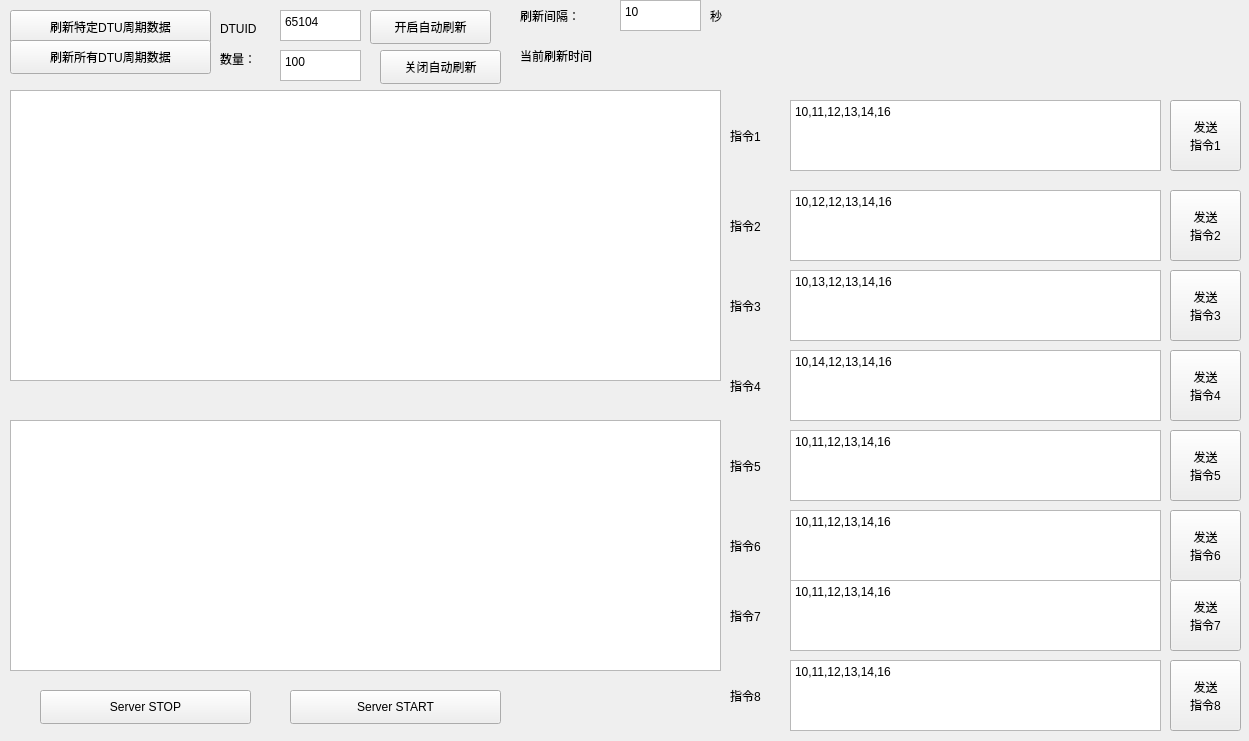
<?xml version="1.0" encoding="UTF-8"?>
<ui version="4.0">
 <class>myUI1</class>
 <widget class="QWidget" name="myUI1">
  <property name="geometry">
   <rect>
    <x>0</x>
    <y>0</y>
    <width>1249</width>
    <height>741</height>
   </rect>
  </property>
  <property name="windowTitle">
   <string>TCPServer</string>
  </property>
  <widget class="QPushButton" name="pushButton">
   <property name="geometry">
    <rect>
     <x>10</x>
     <y>10</y>
     <width>201</width>
     <height>34</height>
    </rect>
   </property>
   <property name="text">
    <string>刷新特定DTU周期数据</string>
   </property>
  </widget>
  <widget class="QTextEdit" name="textEdit">
   <property name="geometry">
    <rect>
     <x>280</x>
     <y>10</y>
     <width>81</width>
     <height>31</height>
    </rect>
   </property>
   <property name="html">
    <string>&lt;!DOCTYPE HTML PUBLIC &quot;-//W3C//DTD HTML 4.0//EN&quot; &quot;http://www.w3.org/TR/REC-html40/strict.dtd&quot;&gt;
&lt;html&gt;&lt;head&gt;&lt;meta name=&quot;qrichtext&quot; content=&quot;1&quot; /&gt;&lt;style type=&quot;text/css&quot;&gt;
p, li { white-space: pre-wrap; }
&lt;/style&gt;&lt;/head&gt;&lt;body style=&quot; font-family:'SimSun'; font-size:9pt; font-weight:400; font-style:normal;&quot;&gt;
&lt;p style=&quot; margin-top:0px; margin-bottom:0px; margin-left:0px; margin-right:0px; -qt-block-indent:0; text-indent:0px;&quot;&gt;65104&lt;/p&gt;&lt;/body&gt;&lt;/html&gt;</string>
   </property>
  </widget>
  <widget class="QLabel" name="label_3">
   <property name="geometry">
    <rect>
     <x>220</x>
     <y>20</y>
     <width>61</width>
     <height>18</height>
    </rect>
   </property>
   <property name="text">
    <string>DTUID</string>
   </property>
  </widget>
  <widget class="QTextEdit" name="textEdit_2">
   <property name="geometry">
    <rect>
     <x>280</x>
     <y>50</y>
     <width>81</width>
     <height>31</height>
    </rect>
   </property>
   <property name="html">
    <string>&lt;!DOCTYPE HTML PUBLIC &quot;-//W3C//DTD HTML 4.0//EN&quot; &quot;http://www.w3.org/TR/REC-html40/strict.dtd&quot;&gt;
&lt;html&gt;&lt;head&gt;&lt;meta name=&quot;qrichtext&quot; content=&quot;1&quot; /&gt;&lt;style type=&quot;text/css&quot;&gt;
p, li { white-space: pre-wrap; }
&lt;/style&gt;&lt;/head&gt;&lt;body style=&quot; font-family:'SimSun'; font-size:9pt; font-weight:400; font-style:normal;&quot;&gt;
&lt;p style=&quot; margin-top:0px; margin-bottom:0px; margin-left:0px; margin-right:0px; -qt-block-indent:0; text-indent:0px;&quot;&gt;100&lt;/p&gt;&lt;/body&gt;&lt;/html&gt;</string>
   </property>
  </widget>
  <widget class="QLabel" name="label_4">
   <property name="geometry">
    <rect>
     <x>220</x>
     <y>50</y>
     <width>51</width>
     <height>18</height>
    </rect>
   </property>
   <property name="text">
    <string>数量：</string>
   </property>
  </widget>
  <widget class="QPushButton" name="pushButton_2">
   <property name="geometry">
    <rect>
     <x>10</x>
     <y>40</y>
     <width>201</width>
     <height>34</height>
    </rect>
   </property>
   <property name="autoFillBackground">
    <bool>false</bool>
   </property>
   <property name="text">
    <string>刷新所有DTU周期数据</string>
   </property>
  </widget>
  <widget class="QPushButton" name="pushButton_3">
   <property name="geometry">
    <rect>
     <x>370</x>
     <y>10</y>
     <width>121</width>
     <height>34</height>
    </rect>
   </property>
   <property name="text">
    <string>开启自动刷新</string>
   </property>
  </widget>
  <widget class="QPushButton" name="pushButton_4">
   <property name="geometry">
    <rect>
     <x>380</x>
     <y>50</y>
     <width>121</width>
     <height>34</height>
    </rect>
   </property>
   <property name="text">
    <string>关闭自动刷新</string>
   </property>
  </widget>
  <widget class="QLabel" name="label">
   <property name="geometry">
    <rect>
     <x>520</x>
     <y>40</y>
     <width>271</width>
     <height>31</height>
    </rect>
   </property>
   <property name="text">
    <string>当前刷新时间</string>
   </property>
  </widget>
  <widget class="QLabel" name="label_8">
   <property name="geometry">
    <rect>
     <x>710</x>
     <y>0</y>
     <width>41</width>
     <height>31</height>
    </rect>
   </property>
   <property name="text">
    <string>秒</string>
   </property>
  </widget>
  <widget class="QTextEdit" name="textEdit_4">
   <property name="geometry">
    <rect>
     <x>620</x>
     <y>0</y>
     <width>81</width>
     <height>31</height>
    </rect>
   </property>
   <property name="html">
    <string>&lt;!DOCTYPE HTML PUBLIC &quot;-//W3C//DTD HTML 4.0//EN&quot; &quot;http://www.w3.org/TR/REC-html40/strict.dtd&quot;&gt;
&lt;html&gt;&lt;head&gt;&lt;meta name=&quot;qrichtext&quot; content=&quot;1&quot; /&gt;&lt;style type=&quot;text/css&quot;&gt;
p, li { white-space: pre-wrap; }
&lt;/style&gt;&lt;/head&gt;&lt;body style=&quot; font-family:'SimSun'; font-size:9pt; font-weight:400; font-style:normal;&quot;&gt;
&lt;p style=&quot; margin-top:0px; margin-bottom:0px; margin-left:0px; margin-right:0px; -qt-block-indent:0; text-indent:0px;&quot;&gt;10&lt;/p&gt;&lt;/body&gt;&lt;/html&gt;</string>
   </property>
  </widget>
  <widget class="QLabel" name="label_2">
   <property name="geometry">
    <rect>
     <x>520</x>
     <y>0</y>
     <width>91</width>
     <height>31</height>
    </rect>
   </property>
   <property name="text">
    <string>刷新间隔：</string>
   </property>
  </widget>
  <widget class="QListWidget" name="listWidget">
   <property name="geometry">
    <rect>
     <x>10</x>
     <y>420</y>
     <width>711</width>
     <height>251</height>
    </rect>
   </property>
  </widget>
  <widget class="QPushButton" name="pushButton_5">
   <property name="geometry">
    <rect>
     <x>40</x>
     <y>690</y>
     <width>211</width>
     <height>34</height>
    </rect>
   </property>
   <property name="autoFillBackground">
    <bool>false</bool>
   </property>
   <property name="text">
    <string>Server STOP</string>
   </property>
  </widget>
  <widget class="QPushButton" name="pushButton_6">
   <property name="geometry">
    <rect>
     <x>290</x>
     <y>690</y>
     <width>211</width>
     <height>34</height>
    </rect>
   </property>
   <property name="autoFillBackground">
    <bool>false</bool>
   </property>
   <property name="text">
    <string>Server START</string>
   </property>
  </widget>
  <widget class="QListWidget" name="listWidget_2">
   <property name="geometry">
    <rect>
     <x>10</x>
     <y>90</y>
     <width>711</width>
     <height>291</height>
    </rect>
   </property>
  </widget>
  <widget class="QTextEdit" name="textEdit_5">
   <property name="geometry">
    <rect>
     <x>790</x>
     <y>100</y>
     <width>371</width>
     <height>71</height>
    </rect>
   </property>
   <property name="html">
    <string>&lt;!DOCTYPE HTML PUBLIC &quot;-//W3C//DTD HTML 4.0//EN&quot; &quot;http://www.w3.org/TR/REC-html40/strict.dtd&quot;&gt;
&lt;html&gt;&lt;head&gt;&lt;meta name=&quot;qrichtext&quot; content=&quot;1&quot; /&gt;&lt;style type=&quot;text/css&quot;&gt;
p, li { white-space: pre-wrap; }
&lt;/style&gt;&lt;/head&gt;&lt;body style=&quot; font-family:'SimSun'; font-size:9pt; font-weight:400; font-style:normal;&quot;&gt;
&lt;p style=&quot; margin-top:0px; margin-bottom:0px; margin-left:0px; margin-right:0px; -qt-block-indent:0; text-indent:0px;&quot;&gt;10,11,12,13,14,16&lt;/p&gt;&lt;/body&gt;&lt;/html&gt;</string>
   </property>
  </widget>
  <widget class="QLabel" name="label_5">
   <property name="geometry">
    <rect>
     <x>730</x>
     <y>120</y>
     <width>91</width>
     <height>31</height>
    </rect>
   </property>
   <property name="text">
    <string>指令1</string>
   </property>
  </widget>
  <widget class="QPushButton" name="pushButton_7">
   <property name="geometry">
    <rect>
     <x>1170</x>
     <y>100</y>
     <width>71</width>
     <height>71</height>
    </rect>
   </property>
   <property name="text">
    <string>发送
指令1</string>
   </property>
  </widget>
  <widget class="QTextEdit" name="textEdit_6">
   <property name="geometry">
    <rect>
     <x>790</x>
     <y>190</y>
     <width>371</width>
     <height>71</height>
    </rect>
   </property>
   <property name="html">
    <string>&lt;!DOCTYPE HTML PUBLIC &quot;-//W3C//DTD HTML 4.0//EN&quot; &quot;http://www.w3.org/TR/REC-html40/strict.dtd&quot;&gt;
&lt;html&gt;&lt;head&gt;&lt;meta name=&quot;qrichtext&quot; content=&quot;1&quot; /&gt;&lt;style type=&quot;text/css&quot;&gt;
p, li { white-space: pre-wrap; }
&lt;/style&gt;&lt;/head&gt;&lt;body style=&quot; font-family:'SimSun'; font-size:9pt; font-weight:400; font-style:normal;&quot;&gt;
&lt;p style=&quot; margin-top:0px; margin-bottom:0px; margin-left:0px; margin-right:0px; -qt-block-indent:0; text-indent:0px;&quot;&gt;10,12,12,13,14,16&lt;/p&gt;&lt;/body&gt;&lt;/html&gt;</string>
   </property>
  </widget>
  <widget class="QPushButton" name="pushButton_8">
   <property name="geometry">
    <rect>
     <x>1170</x>
     <y>190</y>
     <width>71</width>
     <height>71</height>
    </rect>
   </property>
   <property name="text">
    <string>发送
指令2</string>
   </property>
  </widget>
  <widget class="QLabel" name="label_6">
   <property name="geometry">
    <rect>
     <x>730</x>
     <y>210</y>
     <width>91</width>
     <height>31</height>
    </rect>
   </property>
   <property name="text">
    <string>指令2</string>
   </property>
  </widget>
  <widget class="QPushButton" name="pushButton_9">
   <property name="geometry">
    <rect>
     <x>1170</x>
     <y>270</y>
     <width>71</width>
     <height>71</height>
    </rect>
   </property>
   <property name="text">
    <string>发送
指令3</string>
   </property>
  </widget>
  <widget class="QTextEdit" name="textEdit_7">
   <property name="geometry">
    <rect>
     <x>790</x>
     <y>270</y>
     <width>371</width>
     <height>71</height>
    </rect>
   </property>
   <property name="html">
    <string>&lt;!DOCTYPE HTML PUBLIC &quot;-//W3C//DTD HTML 4.0//EN&quot; &quot;http://www.w3.org/TR/REC-html40/strict.dtd&quot;&gt;
&lt;html&gt;&lt;head&gt;&lt;meta name=&quot;qrichtext&quot; content=&quot;1&quot; /&gt;&lt;style type=&quot;text/css&quot;&gt;
p, li { white-space: pre-wrap; }
&lt;/style&gt;&lt;/head&gt;&lt;body style=&quot; font-family:'SimSun'; font-size:9pt; font-weight:400; font-style:normal;&quot;&gt;
&lt;p style=&quot; margin-top:0px; margin-bottom:0px; margin-left:0px; margin-right:0px; -qt-block-indent:0; text-indent:0px;&quot;&gt;10,13,12,13,14,16&lt;/p&gt;&lt;/body&gt;&lt;/html&gt;</string>
   </property>
  </widget>
  <widget class="QLabel" name="label_7">
   <property name="geometry">
    <rect>
     <x>730</x>
     <y>290</y>
     <width>91</width>
     <height>31</height>
    </rect>
   </property>
   <property name="text">
    <string>指令3</string>
   </property>
  </widget>
  <widget class="QPushButton" name="pushButton_10">
   <property name="geometry">
    <rect>
     <x>1170</x>
     <y>350</y>
     <width>71</width>
     <height>71</height>
    </rect>
   </property>
   <property name="text">
    <string>发送
指令4</string>
   </property>
  </widget>
  <widget class="QTextEdit" name="textEdit_8">
   <property name="geometry">
    <rect>
     <x>790</x>
     <y>350</y>
     <width>371</width>
     <height>71</height>
    </rect>
   </property>
   <property name="html">
    <string>&lt;!DOCTYPE HTML PUBLIC &quot;-//W3C//DTD HTML 4.0//EN&quot; &quot;http://www.w3.org/TR/REC-html40/strict.dtd&quot;&gt;
&lt;html&gt;&lt;head&gt;&lt;meta name=&quot;qrichtext&quot; content=&quot;1&quot; /&gt;&lt;style type=&quot;text/css&quot;&gt;
p, li { white-space: pre-wrap; }
&lt;/style&gt;&lt;/head&gt;&lt;body style=&quot; font-family:'SimSun'; font-size:9pt; font-weight:400; font-style:normal;&quot;&gt;
&lt;p style=&quot; margin-top:0px; margin-bottom:0px; margin-left:0px; margin-right:0px; -qt-block-indent:0; text-indent:0px;&quot;&gt;10,14,12,13,14,16&lt;/p&gt;&lt;/body&gt;&lt;/html&gt;</string>
   </property>
  </widget>
  <widget class="QLabel" name="label_9">
   <property name="geometry">
    <rect>
     <x>730</x>
     <y>370</y>
     <width>91</width>
     <height>31</height>
    </rect>
   </property>
   <property name="text">
    <string>指令4</string>
   </property>
  </widget>
  <widget class="QPushButton" name="pushButton_11">
   <property name="geometry">
    <rect>
     <x>1170</x>
     <y>430</y>
     <width>71</width>
     <height>71</height>
    </rect>
   </property>
   <property name="text">
    <string>发送
指令5</string>
   </property>
  </widget>
  <widget class="QTextEdit" name="textEdit_9">
   <property name="geometry">
    <rect>
     <x>790</x>
     <y>430</y>
     <width>371</width>
     <height>71</height>
    </rect>
   </property>
   <property name="html">
    <string>&lt;!DOCTYPE HTML PUBLIC &quot;-//W3C//DTD HTML 4.0//EN&quot; &quot;http://www.w3.org/TR/REC-html40/strict.dtd&quot;&gt;
&lt;html&gt;&lt;head&gt;&lt;meta name=&quot;qrichtext&quot; content=&quot;1&quot; /&gt;&lt;style type=&quot;text/css&quot;&gt;
p, li { white-space: pre-wrap; }
&lt;/style&gt;&lt;/head&gt;&lt;body style=&quot; font-family:'SimSun'; font-size:9pt; font-weight:400; font-style:normal;&quot;&gt;
&lt;p style=&quot; margin-top:0px; margin-bottom:0px; margin-left:0px; margin-right:0px; -qt-block-indent:0; text-indent:0px;&quot;&gt;10,11,12,13,14,16&lt;/p&gt;&lt;/body&gt;&lt;/html&gt;</string>
   </property>
  </widget>
  <widget class="QLabel" name="label_10">
   <property name="geometry">
    <rect>
     <x>730</x>
     <y>450</y>
     <width>91</width>
     <height>31</height>
    </rect>
   </property>
   <property name="text">
    <string>指令5</string>
   </property>
  </widget>
  <widget class="QPushButton" name="pushButton_12">
   <property name="geometry">
    <rect>
     <x>1170</x>
     <y>510</y>
     <width>71</width>
     <height>71</height>
    </rect>
   </property>
   <property name="text">
    <string>发送
指令6</string>
   </property>
  </widget>
  <widget class="QTextEdit" name="textEdit_10">
   <property name="geometry">
    <rect>
     <x>790</x>
     <y>510</y>
     <width>371</width>
     <height>71</height>
    </rect>
   </property>
   <property name="html">
    <string>&lt;!DOCTYPE HTML PUBLIC &quot;-//W3C//DTD HTML 4.0//EN&quot; &quot;http://www.w3.org/TR/REC-html40/strict.dtd&quot;&gt;
&lt;html&gt;&lt;head&gt;&lt;meta name=&quot;qrichtext&quot; content=&quot;1&quot; /&gt;&lt;style type=&quot;text/css&quot;&gt;
p, li { white-space: pre-wrap; }
&lt;/style&gt;&lt;/head&gt;&lt;body style=&quot; font-family:'SimSun'; font-size:9pt; font-weight:400; font-style:normal;&quot;&gt;
&lt;p style=&quot; margin-top:0px; margin-bottom:0px; margin-left:0px; margin-right:0px; -qt-block-indent:0; text-indent:0px;&quot;&gt;10,11,12,13,14,16&lt;/p&gt;&lt;/body&gt;&lt;/html&gt;</string>
   </property>
  </widget>
  <widget class="QLabel" name="label_11">
   <property name="geometry">
    <rect>
     <x>730</x>
     <y>530</y>
     <width>91</width>
     <height>31</height>
    </rect>
   </property>
   <property name="text">
    <string>指令6</string>
   </property>
  </widget>
  <widget class="QPushButton" name="pushButton_13">
   <property name="geometry">
    <rect>
     <x>1170</x>
     <y>580</y>
     <width>71</width>
     <height>71</height>
    </rect>
   </property>
   <property name="text">
    <string>发送
指令7</string>
   </property>
  </widget>
  <widget class="QTextEdit" name="textEdit_11">
   <property name="geometry">
    <rect>
     <x>790</x>
     <y>580</y>
     <width>371</width>
     <height>71</height>
    </rect>
   </property>
   <property name="html">
    <string>&lt;!DOCTYPE HTML PUBLIC &quot;-//W3C//DTD HTML 4.0//EN&quot; &quot;http://www.w3.org/TR/REC-html40/strict.dtd&quot;&gt;
&lt;html&gt;&lt;head&gt;&lt;meta name=&quot;qrichtext&quot; content=&quot;1&quot; /&gt;&lt;style type=&quot;text/css&quot;&gt;
p, li { white-space: pre-wrap; }
&lt;/style&gt;&lt;/head&gt;&lt;body style=&quot; font-family:'SimSun'; font-size:9pt; font-weight:400; font-style:normal;&quot;&gt;
&lt;p style=&quot; margin-top:0px; margin-bottom:0px; margin-left:0px; margin-right:0px; -qt-block-indent:0; text-indent:0px;&quot;&gt;10,11,12,13,14,16&lt;/p&gt;&lt;/body&gt;&lt;/html&gt;</string>
   </property>
  </widget>
  <widget class="QLabel" name="label_12">
   <property name="geometry">
    <rect>
     <x>730</x>
     <y>600</y>
     <width>91</width>
     <height>31</height>
    </rect>
   </property>
   <property name="text">
    <string>指令7</string>
   </property>
  </widget>
  <widget class="QPushButton" name="pushButton_14">
   <property name="geometry">
    <rect>
     <x>1170</x>
     <y>660</y>
     <width>71</width>
     <height>71</height>
    </rect>
   </property>
   <property name="text">
    <string>发送
指令8</string>
   </property>
  </widget>
  <widget class="QTextEdit" name="textEdit_12">
   <property name="geometry">
    <rect>
     <x>790</x>
     <y>660</y>
     <width>371</width>
     <height>71</height>
    </rect>
   </property>
   <property name="html">
    <string>&lt;!DOCTYPE HTML PUBLIC &quot;-//W3C//DTD HTML 4.0//EN&quot; &quot;http://www.w3.org/TR/REC-html40/strict.dtd&quot;&gt;
&lt;html&gt;&lt;head&gt;&lt;meta name=&quot;qrichtext&quot; content=&quot;1&quot; /&gt;&lt;style type=&quot;text/css&quot;&gt;
p, li { white-space: pre-wrap; }
&lt;/style&gt;&lt;/head&gt;&lt;body style=&quot; font-family:'SimSun'; font-size:9pt; font-weight:400; font-style:normal;&quot;&gt;
&lt;p style=&quot; margin-top:0px; margin-bottom:0px; margin-left:0px; margin-right:0px; -qt-block-indent:0; text-indent:0px;&quot;&gt;10,11,12,13,14,16&lt;/p&gt;&lt;/body&gt;&lt;/html&gt;</string>
   </property>
  </widget>
  <widget class="QLabel" name="label_13">
   <property name="geometry">
    <rect>
     <x>730</x>
     <y>680</y>
     <width>91</width>
     <height>31</height>
    </rect>
   </property>
   <property name="text">
    <string>指令8</string>
   </property>
  </widget>
 </widget>
 <resources/>
 <connections>
  <connection>
   <sender>pushButton</sender>
   <signal>clicked()</signal>
   <receiver>myUI1</receiver>
   <slot>bt1_click()</slot>
   <hints>
    <hint type="sourcelabel">
     <x>14</x>
     <y>30</y>
    </hint>
    <hint type="destinationlabel">
     <x>138</x>
     <y>740</y>
    </hint>
   </hints>
  </connection>
  <connection>
   <sender>pushButton_2</sender>
   <signal>clicked()</signal>
   <receiver>myUI1</receiver>
   <slot>bt2_click()</slot>
   <hints>
    <hint type="sourcelabel">
     <x>606</x>
     <y>33</y>
    </hint>
    <hint type="destinationlabel">
     <x>812</x>
     <y>64</y>
    </hint>
   </hints>
  </connection>
  <connection>
   <sender>pushButton_3</sender>
   <signal>clicked()</signal>
   <receiver>myUI1</receiver>
   <slot>bt3_click()</slot>
   <hints>
    <hint type="sourcelabel">
     <x>914</x>
     <y>11</y>
    </hint>
    <hint type="destinationlabel">
     <x>1027</x>
     <y>45</y>
    </hint>
   </hints>
  </connection>
  <connection>
   <sender>pushButton_4</sender>
   <signal>clicked()</signal>
   <receiver>myUI1</receiver>
   <slot>bt4_click()</slot>
   <hints>
    <hint type="sourcelabel">
     <x>1053</x>
     <y>12</y>
    </hint>
    <hint type="destinationlabel">
     <x>1172</x>
     <y>46</y>
    </hint>
   </hints>
  </connection>
  <connection>
   <sender>pushButton_5</sender>
   <signal>clicked()</signal>
   <receiver>myUI1</receiver>
   <slot>bt5_click()</slot>
   <hints>
    <hint type="sourcelabel">
     <x>915</x>
     <y>313</y>
    </hint>
    <hint type="destinationlabel">
     <x>1122</x>
     <y>349</y>
    </hint>
   </hints>
  </connection>
  <connection>
   <sender>pushButton_6</sender>
   <signal>clicked()</signal>
   <receiver>myUI1</receiver>
   <slot>bt6_click()</slot>
   <hints>
    <hint type="sourcelabel">
     <x>912</x>
     <y>394</y>
    </hint>
    <hint type="destinationlabel">
     <x>1120</x>
     <y>437</y>
    </hint>
   </hints>
  </connection>
  <connection>
   <sender>listWidget</sender>
   <signal>clicked(QModelIndex)</signal>
   <receiver>myUI1</receiver>
   <slot>LW1_dclick()</slot>
   <hints>
    <hint type="sourcelabel">
     <x>21</x>
     <y>423</y>
    </hint>
    <hint type="destinationlabel">
     <x>481</x>
     <y>723</y>
    </hint>
   </hints>
  </connection>
  <connection>
   <sender>pushButton_7</sender>
   <signal>clicked()</signal>
   <receiver>myUI1</receiver>
   <slot>bt11_click()</slot>
   <hints>
    <hint type="sourcelabel">
     <x>1174</x>
     <y>103</y>
    </hint>
    <hint type="destinationlabel">
     <x>1244</x>
     <y>169</y>
    </hint>
   </hints>
  </connection>
  <connection>
   <sender>pushButton_8</sender>
   <signal>clicked()</signal>
   <receiver>myUI1</receiver>
   <slot>bt12_click()</slot>
   <hints>
    <hint type="sourcelabel">
     <x>1172</x>
     <y>191</y>
    </hint>
    <hint type="destinationlabel">
     <x>1244</x>
     <y>262</y>
    </hint>
   </hints>
  </connection>
 </connections>
 <slots>
  <slot>bt1_click()</slot>
  <slot>bt2_click()</slot>
  <slot>LW1_dclick()</slot>
  <slot>bt3_click()</slot>
  <slot>bt4_click()</slot>
  <slot>bt5_click()</slot>
  <slot>bt6_click()</slot>
  <slot>bt11_click()</slot>
  <slot>bt12_click()</slot>
  <slot>bt13_click()</slot>
  <slot>bt14_click()</slot>
  <slot>bt15_click()</slot>
  <slot>bt16_click()</slot>
  <slot>bt17_click()</slot>
  <slot>bt18_click()</slot>
 </slots>
</ui>
